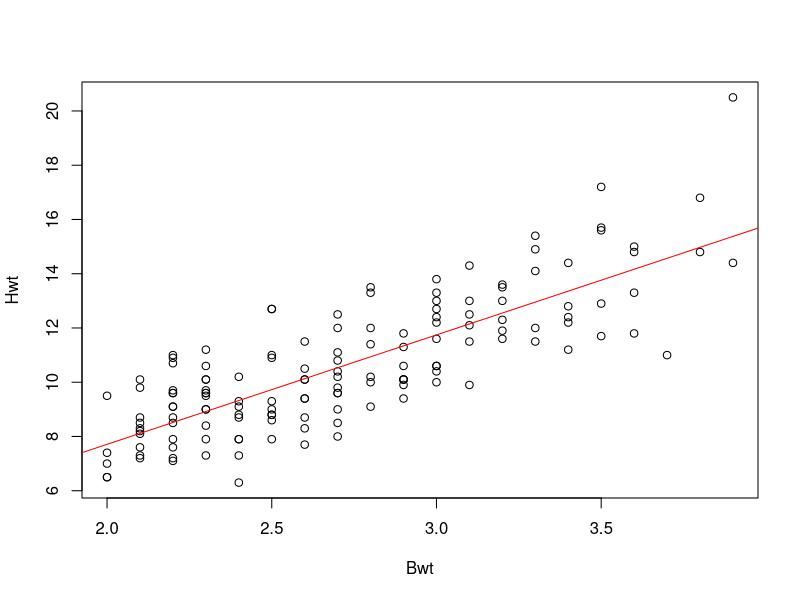
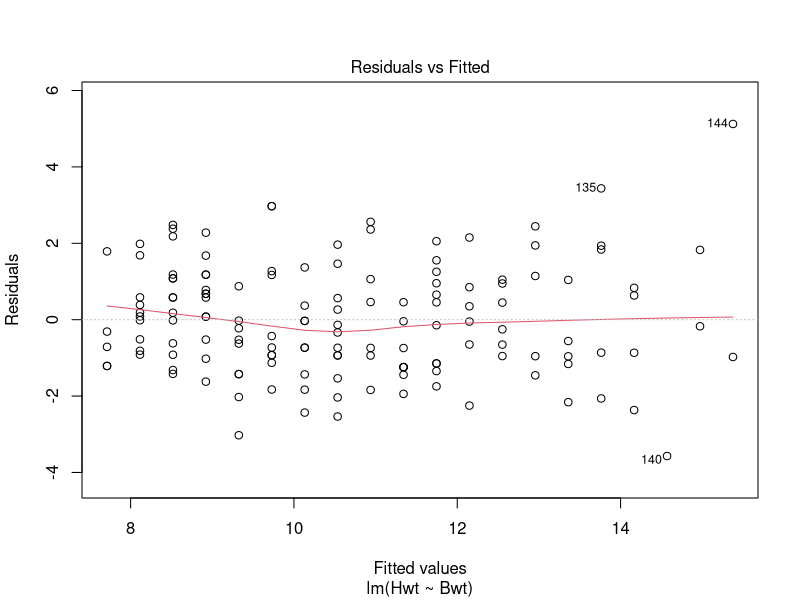
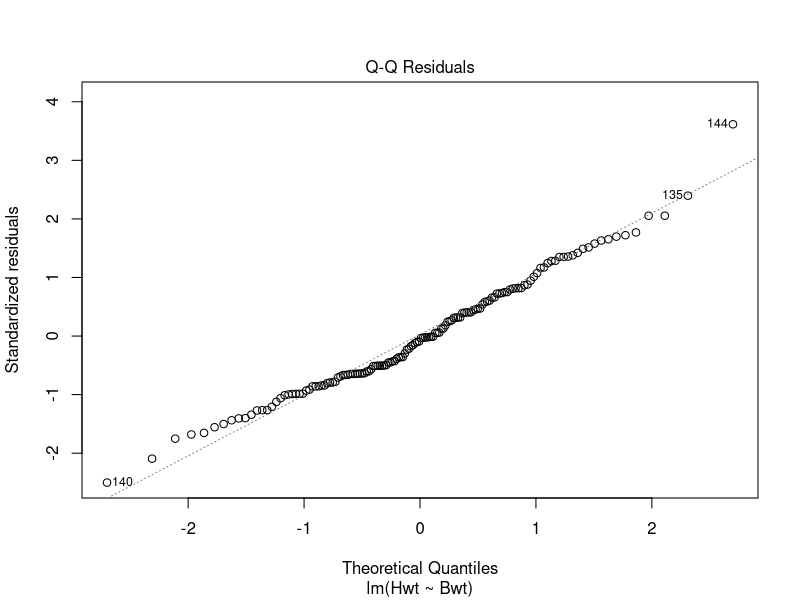
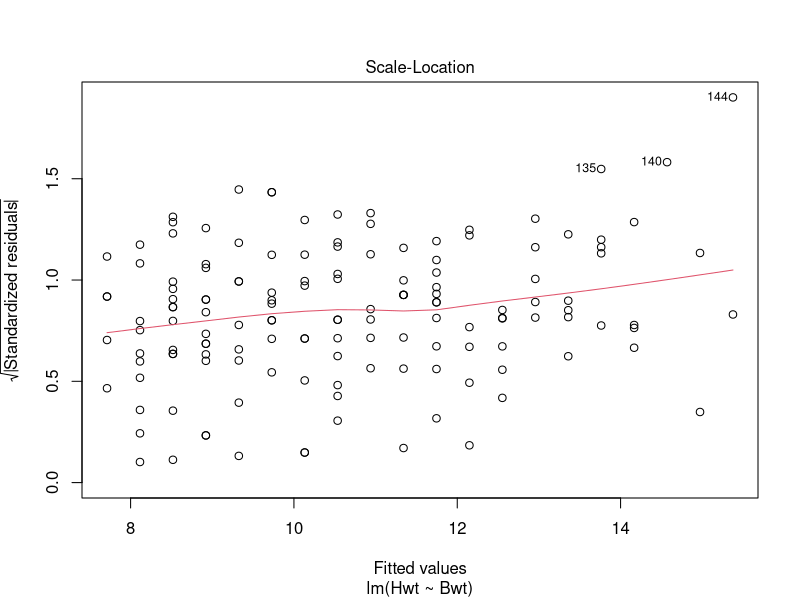
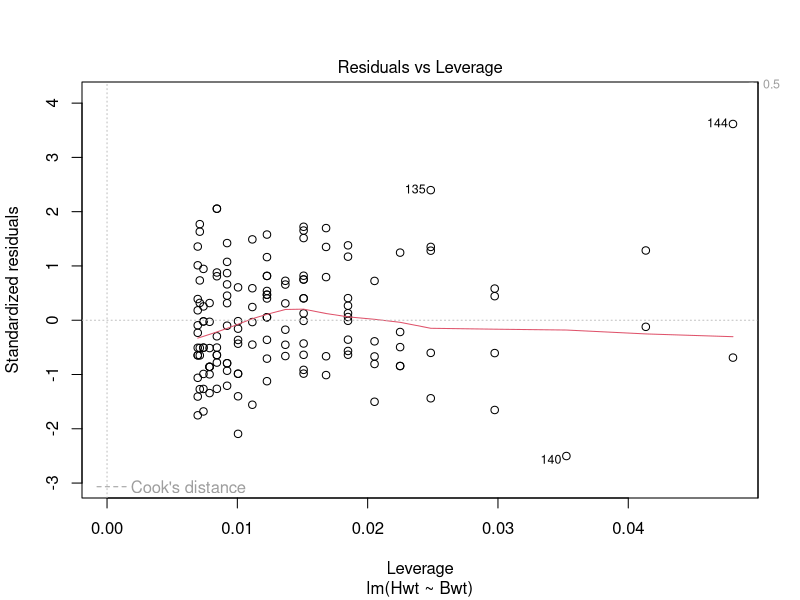

Write the R code that produced these figures, in order. (Note: this script raises an error after producing the figures.)

library(MASS)
data("cats")
attach(cats)
#1.1
plot(Hwt~Bwt)
#Has linear pattern
#1.2
catmodel <- lm(Hwt~Bwt)
catmodel
summary(catmodel)
#1.3
abline(lm(Hwt~Bwt), col="red")
#1.4
plot(catmodel)
#1.5
confint(catmodel,level = 0.95)
#1.6

#1.7&1.8
catmodel$fitted.values
newdata = data.frame(Bwt = c(2.8, 5, 10))
conf.band = predict(lmcats, newdata, interval = "confidence")
pred.band = predict(lmcats, newdata, interval = "prediction")
plot(Hwt~Bwt)
abline(lmcats, lty = 2) 
lines(newdata$speed, conf.band[, 2], col = "blue") 
lines(newdata$speed, conf.band[, 3], col = "blue") 
lines(newdata$speed, pred.band[, 2], col = "red")
lines(newdata$speed, pred.band[, 3], col = "red") 


#Question2
#2.1
boxcox(lmcats)
#2.2
#lambda=0
#2.3$2.4
catmodel2 <- lm(log(Hwt)~log(Bwt))
summary(catmodel2)
#2.5
plot(catmodel2)
#2.6
None
#2.7
#original model looks better on normal qq-plot 
#2.8
boxcox(catmodel2)
